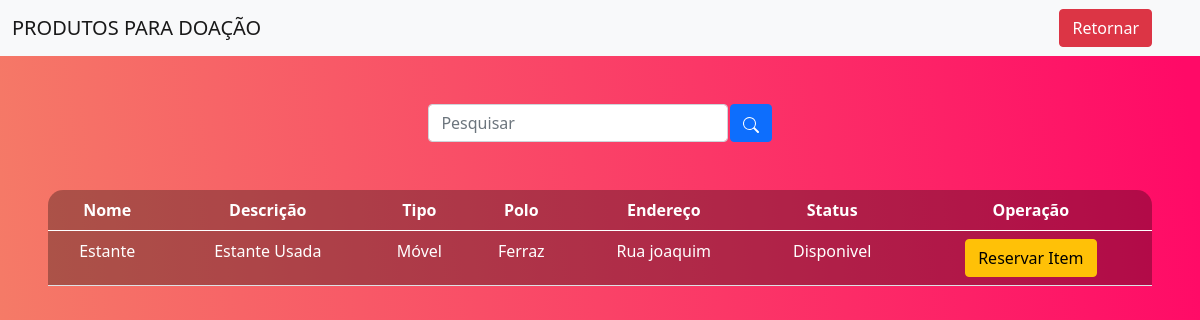
Page /sistema.php on the committed database.
### tables this page shows
CREATE TABLE `produto` (
  `idproduto` int(10) NOT NULL,
  `produtoname` varchar(200) NOT NULL,
  `descricao` varchar(200) NOT NULL,
  `tipo` varchar(200) NOT NULL,
  `polo` varchar(200) NOT NULL,
  `eProduct` varchar(200) NOT NULL,
  `status` varchar(50) DEFAULT NULL
);

### sistema.php (the view, shortened to what this page needs)
<!DOCTYPE html>
<html lang="en">
<head>
    <link href="https://cdn.jsdelivr.net/npm/bootstrap@5.0.2/dist/css/bootstrap.min.css" rel="stylesheet">
</head>
<body>
<nav class="navbar navbar-expand-lg navbar-light bg-light">
        <div class="container-fluid">
            <a class="navbar-brand" href="#">PRODUTOS PARA DOAÇÃO</a>
        </div>
        <div class="d-flex">
            <a href="index.html" class="btn btn-danger me-5">Retornar</a>
        </div>
    </nav>
    <br>
    <br>
    <div class="box-search">
        <input type="search" class="form-control w-25" placeholder="Pesquisar" id="pesquisar">
        <button onclick="searchData()" class="btn btn-primary">
        </button>
    </div>
    <div class="m-5">
        <table class="table text-white table-bg">
            <thead>
                <tr>
                    <th scope="col">Nome</th>
                    <th scope="col">Descrição</th>
                    <th scope="col">Tipo</th>
                    <th scope="col">Polo</th>
                    <th scope="col">Endereço</th>
                    <th scope="col">Status</th>
                    <th scope="col">Operação</th>
                </tr>
            </thead>
            <tbody>
                <?php
                include_once "conexao.php";
                $sqlSelect = "SELECT * FROM produto WHERE status = 'Disponivel' ";
                $resultado = mysqli_query($conn,$sqlSelect) or die("Erro ao retornar dados");
                 while ($registro = mysqli_fetch_array($resultado))
                {
                $nome = $registro['produtoname'];
                $descricao = $registro['descricao'];
                $tipo = $registro['tipo'];
                $polo = $registro['polo'];
                $endereco = $registro['eProduct'];
                $status = $registro['status'];
                echo "<tr>";
                echo "<td>".$nome."</td>";
                echo "<td>".$descricao."</td>";
                echo "<td>".$tipo."</td>";
                echo "<td>".$polo."</td>";
                echo "<td>".$endereco."</td>";
                echo "<td>".$status."</td>";
                echo "<td><a onclick='myFunction()' class='btn btn-warning'>Reservar Item</a></td>";
                echo "</tr>";
 }
                    ?>
            </tbody>
        </table>
        </div>
    <br/>
</body>
</html>

### sistema.php (style rules this page uses)
body { background: linear-gradient(263.42deg, #FF0A67 1.87%, #F57B67 100%); color: white; text-align: center; }
.table-bg { background: rgba(0, 0, 0, 0.3); border-radius: 15px 15px 0 0; }
.box-search { display: flex; justify-content: center; gap: .1%; }

### rows in the picture
produto: produtoname "Estante", descricao "Estante Usada", tipo "Móvel", polo "Ferraz", eProduct "Rua joaquim", status "Disponivel"
